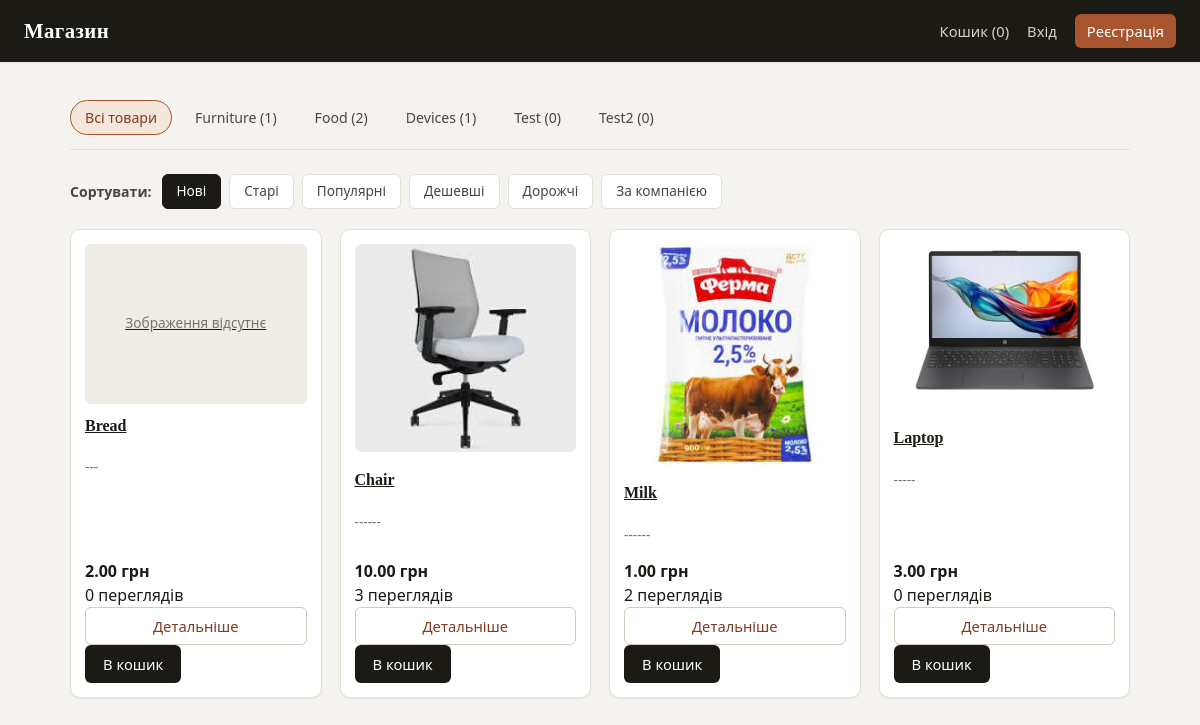
The page / on the database its author committed.
### app/models.py (models this page shows, shortened)
class Category(models.Model):
    name = models.CharField(max_length=50, db_index=True)
    slug = models.SlugField(unique=True)
    class Meta:
        verbose_name = "Category"
        verbose_name_plural = "Categories"
    def get_absolute_url(self):
        return reverse("app:product_list_by_category", args=[self.slug])

class Product(models.Model):
    category = models.ForeignKey(Category, on_delete=models.CASCADE, related_name='products', verbose_name="Category")
    company = models.ForeignKey(
        Company, on_delete=models.CASCADE, related_name='products', verbose_name="Company",
        null=True, blank=True,
    )
    name = models.CharField(max_length=100)
    slug = models.SlugField(max_length=100, unique=True, verbose_name="URL Slug")
    description = models.TextField()
    price = models.DecimalField(max_digits=10, decimal_places=2)
    image = models.ImageField(upload_to='products/%Y/%m/%d', blank=True, verbose_name="Image")
    created_at = models.DateTimeField(auto_now_add=True)
    is_active = models.BooleanField(default=True)
    views = models.IntegerField(default=0, verbose_name="Views")
    def get_absolute_url(self):
        return reverse("app:product_detail", args=[self.id, self.slug])

### app/views.py (the view)
# urls.py: path('', views.product_list, name="product_list"),
def product_list(request, category_slug=None):
    products = Product.objects.select_related('category', 'company').filter(is_active=True)
    categories = Category.objects.all()
    category = None
    if category_slug:
        category = get_object_or_404(Category, slug=category_slug)
        products = products.filter(category=category)
    sort = request.GET.get('sort', 'new')
    if sort == 'old':
        products = products.order_by('created_at')
    elif sort == 'popular':
        products = products.order_by('-views', '-created_at')
    elif sort == 'price_asc':
        products = products.order_by('price')
    elif sort == 'price_desc':
        products = products.order_by('-price')
    elif sort == 'company':
        products = products.order_by('company__name', '-created_at')
    else:
        products = products.order_by('-created_at')
    context = {
        "title": f"Категорія: {category.name}" if category else "Каталог товарів",
        "categories": categories,
        "category": category,
        "products": products,
        "current_sort": sort,
    }
    return render(request, "app/product_list.html", context)

### app/cart.py (called while the page is built)
    def get_cart_len(self):
        return sum(1 for item in self.cart.values())

### app/context_processor.py (called while the page is built)
def cart(request):
    return {'cart': Cart(request)}

def notifications(request):
    if not request.user.is_authenticated:
        return {'unread_notifications_count': 0}
    return {'unread_notifications_count': request.user.notifications.filter(is_read=False).count()}

### app/templates/app/product_list.html (shortened to what this page needs)
{% extends 'app/base.html' %}
{% block content %}
    <div class="categories-menu">
        <a href="{% url 'app:product_list' %}" class="{% if not category %}active{% endif %}">Всі товари</a>
        {% for cat in categories %}
        <a href="{{ cat.get_absolute_url }}" class="{% if category.slug == cat.slug %}active{% endif %}">
            {{ cat.name }} ({{ cat.products.count }})
        </a>
        {% endfor %}
    </div>
    <div class="sort-container">
        <span class="sort-label">Сортувати:</span>
        <div class="sort-buttons">
            <a href="?sort=new" class="sort-btn {% if current_sort == 'new' or not current_sort %}active{% endif %}">Нові</a>
            <a href="?sort=old" class="sort-btn {% if current_sort == 'old' %}active{% endif %}">Старі</a>
            <a href="?sort=popular" class="sort-btn {% if current_sort == 'popular' %}active{% endif %}">Популярні</a>
            <a href="?sort=price_asc" class="sort-btn {% if current_sort == 'price_asc' %}active{% endif %}">Дешевші</a>
            <a href="?sort=price_desc" class="sort-btn {% if current_sort == 'price_desc' %}active{% endif %}">Дорожчі</a>
            <a href="?sort=company" class="sort-btn {% if current_sort == 'company' %}active{% endif %}">За компанією</a>
        </div>
    </div>
    <div class="product-list">
        {% for product in products %}
        <div class="product-card">
            <a href="{{ product.get_absolute_url }}">
                {% if product.image %}
                <img src="{{ product.image.url }}" alt="{{ product.name }}" style="max-width: 200px; height: auto;">
                {% else %}
                <div class="no-image">Зображення відсутнє</div>
                {% endif %}
                <h2>{{ product.name }}</h2>
            </a>
            <p>{{ product.description }}</p>
            <strong>{{ product.price }} грн</strong>
            <div>{{ product.views }} переглядів</div>
            <a href="{{ product.get_absolute_url }}" class="btn-detail">Детальніше</a>
            <form action="{% url 'app:cart_add' product.id %}" method="post" class="cart-add-form">
                <button type="submit" class="btn-auth-small">В кошик</button>
            </form>
        </div>
        {% empty %}
        <p>Товарів поки немає.</p>
        {% endfor %}
    </div>
{% endblock %}

### app/templates/app/base.html (shortened to what this page needs)
{% load static %}
<!DOCTYPE html>
<html lang="uk">
<head>
    <link rel="stylesheet" href="{% static 'css/style.css' %}">
</head>
<body>
    <nav class="navbar">
        <a href="{% url 'app:product_list' %}" class="logo">Магазин</a>
        <div class="nav-links">
            <a href="{% url 'app:cart_detail' %}">Кошик ({{ cart.get_cart_len }})</a>
            {% if user.is_authenticated %}
                {% if user.is_staff %}
                    <a href="{% url 'admin:index' %}">Адмін-панель</a>
                    <a href="{% url 'app:application_review_list' %}">Заявки продавців</a>
                    <a href="{% url 'app:announcement_create' %}">Оголошення</a>
                {% endif %}
                {% if user.company %}
                    <a href="{% url 'app:product_create' %}">Додати товар</a>
                    {% if not user.company.is_single %}
                        <a href="{% url 'app:company_members' user.company.slug %}">Команда</a>
                    {% endif %}
                {% endif %}
                <a href="{% url 'app:notification_list' %}" class="notif-bell" title="Сповіщення">
                    &#128276;
                    {% if unread_notifications_count > 0 %}
                        <span class="notif-badge">{{ unread_notifications_count }}</span>
                    {% endif %}
                </a>
                <a href="{% url 'accounts:profile' %}" class="nav-profile">
                    {% if user.profile.avatar %}
                        <img src="{{ user.profile.avatar.url }}" alt="{{ user.username }}" class="nav-avatar">
                    {% else %}
                        {{ user.username }}
                    {% endif %}
                    {% if user.company %}<span class="verified-badge" title="Верифікований продавець">&#10003;</span>{% endif %}
                </a>
                <a href="{% url 'accounts:logout' %}">Вийти</a>
            {% else %}
                <a href="{% url 'accounts:login' %}">Вхід</a>
                <a href="{% url 'accounts:register' %}" class="btn-auth-small">Реєстрація</a>
            {% endif %}
        </div>
    </nav>
    <main>
        {% block content %}{% endblock %}
    </main>
</body>
</html>

### static/css/style.css (style rules this page uses)
:root { --bg-page: #f5f3ef; --bg-surface: #ffffff; --bg-surface-2: #faf9f6; --bg-sunken: #efece5; --ink-900: #1c1a15; --ink-700: #4a463d; --ink-500: #78736a; --ink-300: #b3ada0; --line: #e5e1d8; --line-strong: #d2ccbe; --brand: #a8542e; --brand-dark: #7e3d20; --brand-tint: #f5e6dc; --success: #3f6e42; --success-tint: #e5f0e2; --danger: #a23b32; --danger-tint: #fbe9e6; --warning: #a5751f; --warning-tint: #fbf0dd; --info: #2c5f8a; --info-tint: #e5f0fa; --radius-sm: 6px; --radius-md: 10px; --radius-lg: 16px; --shadow-sm: 0 1px 2px rgba(28, 26, 21, 0.06); --shadow-md: 0 4px 16px rgba(28, 26, 21, 0.08); --shadow-lg: 0 12px 32px rgba(28, 26, 21, 0.12); --font-body: 'Segoe UI', system-ui, -apple-system, sans-serif; --font-display: Georgia, 'Iowan Old Style', serif; }
* { box-sizing: border-box; }
body { font-family: var(--font-body); margin: 0; padding: 0; background: var(--bg-page); color: var(--ink-900); line-height: 1.5; }
a { color: inherit; }
h1, h2, h3 { font-family: var(--font-display); font-weight: 600; margin: 0 0 0.5em; color: var(--ink-900); }
h2 { font-size: 1.4rem; }
main { max-width: 1100px; margin: 0 auto; padding: 24px 20px 64px; }
.navbar { display: flex; justify-content: space-between; align-items: center; background: var(--ink-900); padding: 14px 24px; position: sticky; top: 0; z-index: 20; box-shadow: var(--shadow-sm); }
.navbar .logo { color: #fff; font-family: var(--font-display); font-weight: 700; text-decoration: none; font-size: 1.3rem; letter-spacing: 0.02em; }
.nav-links { display: flex; gap: 18px; align-items: center; }
.nav-links a { color: #d8d3c7; text-decoration: none; font-size: 0.92rem; transition: color 0.15s ease; }
.btn-auth, .btn-auth-small, .btn-danger, .btn-detail, .btn-back, button[type="submit"] { display: inline-flex; align-items: center; justify-content: center; gap: 6px; padding: 9px 18px; background: var(--ink-900); color: #fff !important; text-decoration: none; border: none; border-radius: var(--radius-sm); font-size: 0.92rem; font-family: inherit; cursor: pointer; transition: background 0.15s ease, transform 0.05s ease; }
.btn-auth-small { padding: 6px 12px; font-size: 0.85rem; background: var(--brand); }
.btn-detail, .btn-back { background: transparent; color: var(--brand-dark) !important; border: 1px solid var(--line-strong); padding: 7px 14px; }
.categories-menu { display: flex; flex-wrap: wrap; gap: 8px; padding: 14px 0; border-bottom: 1px solid var(--line); margin-bottom: 16px; }
.categories-menu a { color: var(--ink-700); text-decoration: none; padding: 6px 14px; border-radius: 999px; font-size: 0.88rem; border: 1px solid transparent; }
.categories-menu a.active, .categories-menu a:hover { background: var(--brand-tint); color: var(--brand-dark); border-color: var(--brand); }
.sort-container { display: flex; align-items: center; gap: 10px; padding: 8px 0 20px; flex-wrap: wrap; }
.sort-label { font-weight: 600; color: var(--ink-700); font-size: 0.88rem; }
.sort-buttons { display: flex; gap: 8px; flex-wrap: wrap; }
.sort-btn { padding: 6px 14px; border-radius: var(--radius-sm); text-decoration: none; background: var(--bg-surface); border: 1px solid var(--line); color: var(--ink-700); font-size: 0.85rem; }
.sort-btn.active { background: var(--ink-900); color: #fff; border-color: var(--ink-900); }
.product-list { display: grid; grid-template-columns: repeat(auto-fill, minmax(220px, 1fr)); gap: 18px; }
.product-card { background: var(--bg-surface); border: 1px solid var(--line); border-radius: var(--radius-md); padding: 14px; box-shadow: var(--shadow-sm); display: flex; flex-direction: column; transition: box-shadow 0.15s ease, transform 0.15s ease; }
.product-card img { width: 100%; max-width: 100% !important; height: 160px; object-fit: cover; border-radius: var(--radius-sm); margin-bottom: 10px; }
.product-card h2, .product-card h3, .product-card h4 { font-size: 1rem; margin: 0 0 6px; }
.product-card p { color: var(--ink-500); font-size: 0.85rem; flex-grow: 1; }
.no-image, .no-image-large { width: 100%; height: 160px; display: flex; align-items: center; justify-content: center; background: var(--bg-sunken); color: var(--ink-500); border-radius: var(--radius-sm); margin-bottom: 10px; font-size: 0.85rem; }

### rows shown on the page
Category: name "Furniture", products.count "1"
Category: name "Food", products.count "2"
Category: name "Devices", products.count "1"
Category: name "Test", products.count "0"
Category: name "Test2", products.count "0"
Product: image "Зображення відсутнє", name "Bread", description "---", price "2.00", views "0"
Product: image (picture), name "Chair", description "------", price "10.00", views "3"
Product: image (picture), name "Milk", description "------", price "1.00", views "2"
Product: image (picture), name "Laptop", description "-----", price "3.00", views "0"

### other values the page prints
{{ cart.get_cart_len }} "0"
